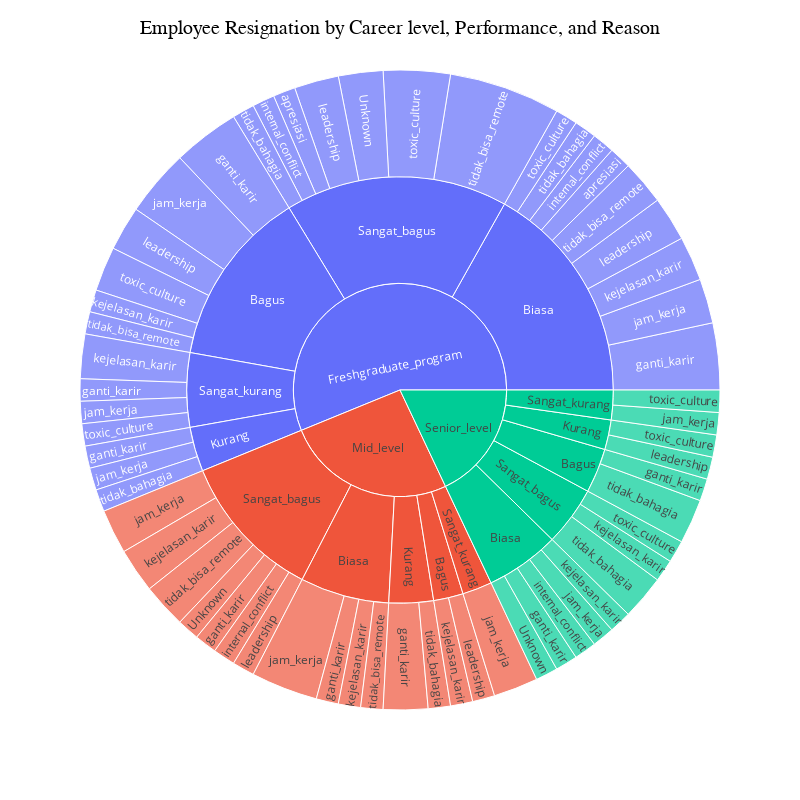

Notebook code for this chart:
### Markdown cell above
**Insights**:
- Data Analyst with the highest resignation rate 100% (from the previous plot), the resignation reason is mostly because of the toxic culture and internal conflict in the company. This could indicate that employees are feeling unsatisfied with the work environment and relationships with colleagues in the company, management need to consider improving the company culture and resolving internal conflicts to retain employees.

- Job Position Software Engineer (Front End & Back End) has pattern that one of the reason their resigned is because they can't work remotely, this could indicate that employees are looking for flexibility in their work arrangements. management need to consider offering remote work or hybrid work options to retain employees. 

- from 5 job positions are resigned because of the jam kerja (work hours), This could indicate that employees are feeling overworked or unsatisfied with the work-life balance offered by the company. management need to consider redistributing tasks, hiring additional support, or offering flexible work arrangements to improve work-life balance.

- reason ganti karir (switch career) or like kejelasan karir (career clarity) is also a common employee's reason for resign in the company with 5 job positions is resigned because of this, this could indicate that employees are looking for new challanges or better opportunities. management need to consider offering career development opportunities, training programs, or promotion to retain employees.
<br><br>

**Actionable Recommendations**:<br>
Based on the reasons, I suggest specific actions for management to address them.
- For toxic culture: Implement team-building activities, conduct anonymous employee surveys, and offer conflict resolution training for managers.

- For remote work: Pilot a remote work program or offer a hybrid work model.

- For work-life balance: Analyze workload distribution and consider hiring additional staff or implementing flexible scheduling options.

- For career development: Create clear career paths, offer mentorship programs, and provide opportunities for skill development through training or conferences.

### Code cell
jpa = data_eda1.groupby(['JenjangKarir', 'PerformancePegawai', 'AlasanResign'])['Resign'].value_counts().reset_index(name='Total')

jpa_res = jpa[jpa['Resign']=='Yes']

fig = px.sunburst(
    jpa_res, 
    path=['JenjangKarir', 'PerformancePegawai', 'AlasanResign'],
    values='Total'
)

fig.update_layout(
    width=800,
    height=800,
    title='Employee Resignation by Career level, Performance, and Reason',
    title_font_size=20,
    title_font_family='serif',
    title_font_color='black',
    title_x=0.5,
    title_y=1,
    title_pad_t=20,
    title_pad_b=20
)

fig.show()

### Figure 1 — Plotly figure (JSON) as saved in the notebook; plotly's stock layout.template omitted (floating-point values rounded to 4 significant figures)
{"data": [{"branchvalues": "total", "domain": {"x": [0, 1], "y": [0, 1]}, "hovertemplate": "labels=%{label}<br>Total=%{value}<br>parent=%{parent}<br>id=%{id}<extra></extra>", "ids": ["Senior_level/Biasa/Unknown", "Freshgraduate_program/Sangat_bagus/Unknown", "Mid_level/Sangat_bagus/Unknown", "Freshgraduate_program/Biasa/apresiasi", "Freshgraduate_program/Sangat_bagus/apresiasi", "Freshgraduate_program/Bagus/ganti_karir", "Senior_level/Bagus/ganti_karir", "Freshgraduate_program/Biasa/ganti_karir", "Mid_level/Biasa/ganti_karir", "Senior_level/Biasa/ganti_karir", "Freshgraduate_program/Kurang/ganti_karir", "Mid_level/Kurang/ganti_karir", "Mid_level/Sangat_bagus/ganti_karir", "Freshgraduate_program/Sangat_kurang/ganti_karir", "Freshgraduate_program/Biasa/internal_conflict", "Senior_level/Biasa/internal_conflict", "Freshgraduate_program/Sangat_bagus/internal_conflict", "Mid_level/Sangat_bagus/internal_conflict", "Freshgraduate_program/Bagus/jam_kerja", "Freshgraduate_program/Biasa/jam_kerja", "Mid_level/Biasa/jam_kerja", "Senior_level/Biasa/jam_kerja", "Freshgraduate_program/Kurang/jam_kerja", "Mid_level/Sangat_bagus/jam_kerja", "Freshgraduate_program/Sangat_kurang/jam_kerja", "Mid_level/Sangat_kurang/jam_kerja", "Senior_level/Sangat_kurang/jam_kerja", "Freshgraduate_program/Bagus/kejelasan_karir", "Mid_level/Bagus/kejelasan_karir", "Freshgraduate_program/Biasa/kejelasan_karir", "Mid_level/Biasa/kejelasan_karir", "Senior_level/Biasa/kejelasan_karir", "Mid_level/Sangat_bagus/kejelasan_karir", "Senior_level/Sangat_bagus/kejelasan_karir", "Freshgraduate_program/Sangat_kurang/kejelasan_karir", "Freshgraduate_program/Bagus/leadership", "Mid_level/Bagus/leadership", "Freshgraduate_program/Biasa/leadership", "Senior_level/Kurang/leadership", "Freshgraduate_program/Sangat_bagus/leadership", "Mid_level/Sangat_bagus/leadership", "Senior_level/Bagus/tidak_bahagia", "Freshgraduate_program/Biasa/tidak_bahagia", "Freshgraduate_program/Kurang/tidak_bahagia", "Mid_level/Kurang/tidak_bahagia", "Freshgraduate_program/Sangat_bagus/tidak_bahagia", "Senior_level/Sangat_bagus/tidak_bahagia", "Freshgraduate_program/Bagus/tidak_bisa_remote", "Freshgraduate_program/Biasa/tidak_bisa_remote", "Mid_level/Biasa/tidak_bisa_remote", "Freshgraduate_program/Sangat_bagus/tidak_bisa_remote", "Mid_level/Sangat_bagus/tidak_bisa_remote", "Freshgraduate_program/Bagus/toxic_culture", "Freshgraduate_program/Biasa/toxic_culture", "Senior_level/Kurang/toxic_culture", "Freshgraduate_program/Sangat_bagus/toxic_culture", "Senior_level/Sangat_bagus/toxic_culture", "Freshgraduate_program/Sangat_kurang/toxic_culture", "Senior_level/Sangat_kurang/toxic_culture", "Freshgraduate_program/Bagus", "Mid_level/Bagus", "Senior_level/Bagus", "Freshgraduate_program/Biasa", "Mid_level/Biasa", "Senior_level/Biasa", "Freshgraduate_program/Kurang", "Mid_level/Kurang", "Senior_level/Kurang", "Freshgraduate_program/Sangat_bagus", "Mid_level/Sangat_bagus", "Senior_level/Sangat_bagus", "Freshgraduate_program/Sangat_kurang", "Mid_level/Sangat_kurang", "Senior_level/Sangat_kurang", "Freshgraduate_program", "Mid_level", "Senior_level"], "labels": ["Unknown", "Unknown", "Unknown", "apresiasi", "apresiasi", "ganti_karir", "ganti_karir", "ganti_karir", "ganti_karir", "ganti_karir", "ganti_karir", "ganti_karir", "ganti_karir", "ganti_karir", "internal_conflict", "internal_conflict", "internal_conflict", "internal_conflict", "jam_kerja", "jam_kerja", "jam_kerja", "jam_kerja", "jam_kerja", "jam_kerja", "jam_kerja", "jam_kerja", "jam_kerja", "kejelasan_karir", "kejelasan_karir", "kejelasan_karir", "kejelasan_karir", "kejelasan_karir", "kejelasan_karir", "kejelasan_karir", "kejelasan_karir", "leadership", "leadership", "leadership", "leadership", "leadership", "leadership", "tidak_bahagia", "tidak_bahagia", "tidak_bahagia", "tidak_bahagia", "tidak_bahagia", "tidak_bahagia", "tidak_bisa_remote", "tidak_bisa_remote", "tidak_bisa_remote", "tidak_bisa_remote", "tidak_bisa_remote", "toxic_culture", "toxic_culture", "toxic_culture", "toxic_culture", "toxic_culture", "toxic_culture", "toxic_culture", "Bagus", "Bagus", "Bagus", "Biasa", "Biasa", "Biasa", "Kurang", "Kurang", "Kurang", "Sangat_bagus", "Sangat_bagus", "Sangat_bagus", "Sangat_kurang", "Sangat_kurang", "Sangat_kurang", "Freshgraduate_program", "Mid_level", "Senior_level"], "name": "", "parents": ["Senior_level/Biasa", "Freshgraduate_program/Sangat_bagus", "Mid_level/Sangat_bagus", "Freshgraduate_program/Biasa", "Freshgraduate_program/Sangat_bagus", "Freshgraduate_program/Bagus", "Senior_level/Bagus", "Freshgraduate_program/Biasa", "Mid_level/Biasa", "Senior_level/Biasa", "Freshgraduate_program/Kurang", "Mid_level/Kurang", "Mid_level/Sangat_bagus", "Freshgraduate_program/Sangat_kurang", "Freshgraduate_program/Biasa", "Senior_level/Biasa", "Freshgraduate_program/Sangat_bagus", "Mid_level/Sangat_bagus", "Freshgraduate_program/Bagus", "Freshgraduate_program/Biasa", "Mid_level/Biasa", "Senior_level/Biasa", "Freshgraduate_program/Kurang", "Mid_level/Sangat_bagus", "Freshgraduate_program/Sangat_kurang", "Mid_level/Sangat_kurang", "Senior_level/Sangat_kurang", "Freshgraduate_program/Bagus", "Mid_level/Bagus", "Freshgraduate_program/Biasa", "Mid_level/Biasa", "Senior_level/Biasa", "Mid_level/Sangat_bagus", "Senior_level/Sangat_bagus", "Freshgraduate_program/Sangat_kurang", "Freshgraduate_program/Bagus", "Mid_level/Bagus", "Freshgraduate_program/Biasa", "Senior_level/Kurang", "Freshgraduate_program/Sangat_bagus", "Mid_level/Sangat_bagus", "Senior_level/Bagus", "Freshgraduate_program/Biasa", "Freshgraduate_program/Kurang", "Mid_level/Kurang", "Freshgraduate_program/Sangat_bagus", "Senior_level/Sangat_bagus", "Freshgraduate_program/Bagus", "Freshgraduate_program/Biasa", "Mid_level/Biasa", "Freshgraduate_program/Sangat_bagus", "Mid_level/Sangat_bagus", "Freshgraduate_program/Bagus", "Freshgraduate_program/Biasa", "Senior_level/Kurang", "Freshgraduate_program/Sangat_bagus", "Senior_level/Sangat_bagus", "Freshgraduate_program/Sangat_kurang", "Senior_level/Sangat_kurang", "Freshgraduate_program", "Mid_level", "Senior_level", "Freshgraduate_program", "Mid_level", "Senior_level", "Freshgraduate_program", "Mid_level", "Senior_level", "Freshgraduate_program", "Mid_level", "Senior_level", "Freshgraduate_program", "Mid_level", "Senior_level", "", "", ""], "type": "sunburst", "values": [1, 2, 1, 1, 1, 3, 1, 3, 1, 1, 1, 2, 1, 1, 1, 1, 1, 1, 3, 2, 3, 1, 1, 2, 1, 2, 1, 1, 1, 2, 1, 1, 2, 1, 2, 2, 1, 2, 1, 2, 1, 2, 1, 1, 1, 1, 2, 1, 2, 1, 5, 2, 2, 1, 1, 3, 1, 1, 1, 12, 2, 3, 15, 6, 5, 3, 3, 2, 15, 10, 4, 5, 2, 2, 50, 23, 16]}], "layout": {"height": 800, "legend": {"tracegroupgap": 0}, "margin": {"t": 60}, "title": {"font": {"color": "black", "family": "serif", "size": 20}, "pad": {"b": 20, "t": 20}, "text": "Employee Resignation by Career level, Performance, and Reason", "x": 0.5, "y": 1}, "width": 800}}
